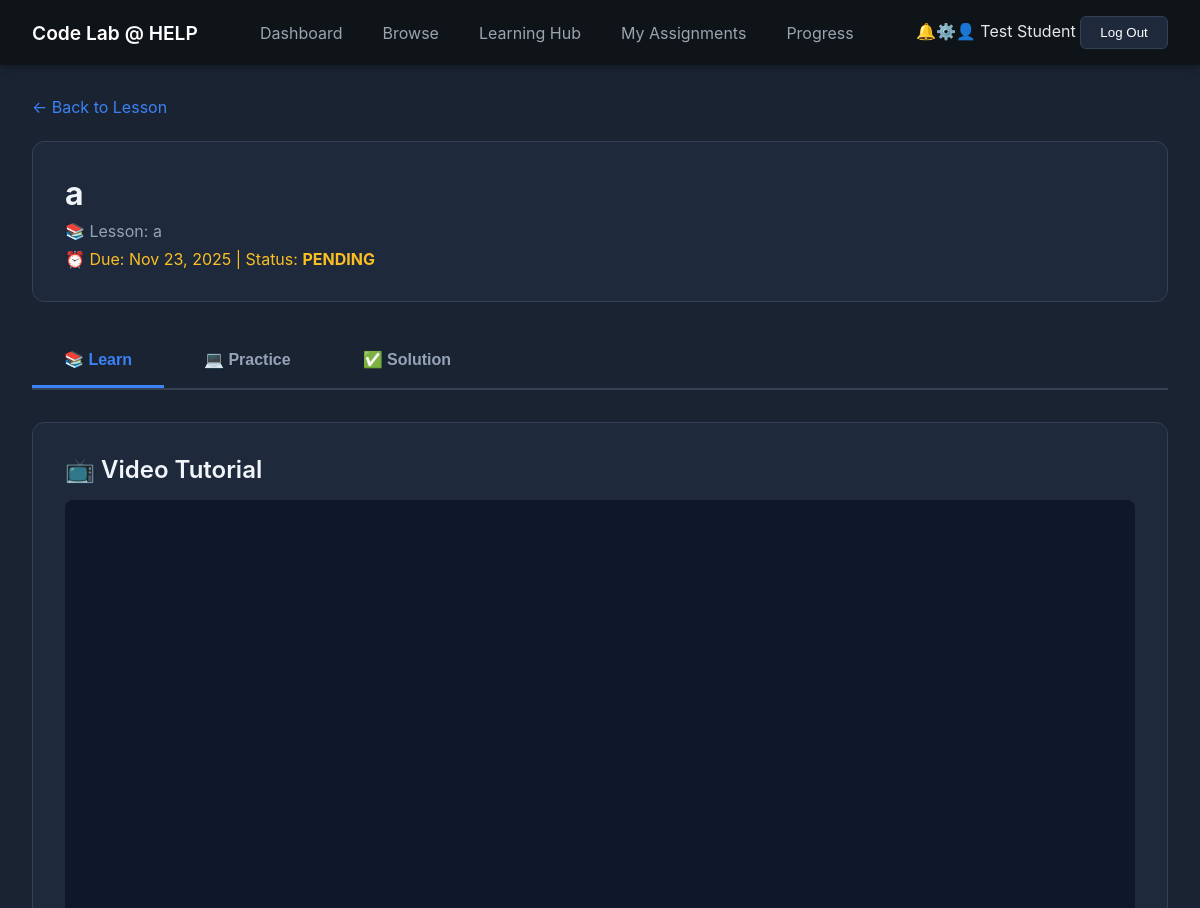
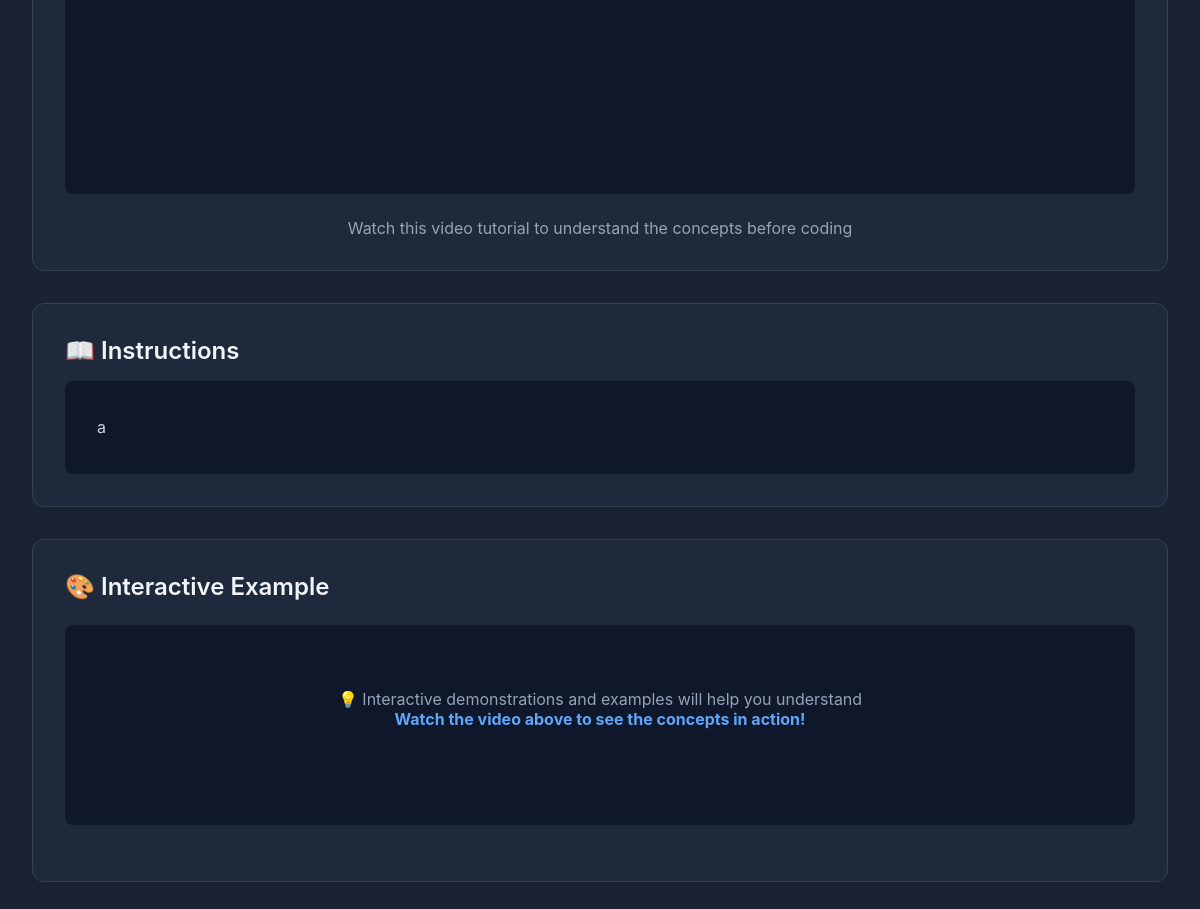
Screenshot of /PHP/student_exercise_practice.php?id=6 (signed in) with the database file from the repository (2 pictures, top to bottom).
### tables this page shows
CREATE TABLE `exercises` (
  `id` int(10) UNSIGNED NOT NULL,
  `lesson_id` int(10) UNSIGNED NOT NULL,
  `title` varchar(200) NOT NULL,
  `description` text DEFAULT NULL,
  `instructions` text NOT NULL,
  `starter_code` text DEFAULT NULL,
  `solution_code` text DEFAULT NULL,
  `test_cases` longtext DEFAULT NULL CHECK (json_valid(`test_cases`)),
  `hints` longtext DEFAULT NULL CHECK (json_valid(`hints`)),
  `points` int(11) DEFAULT 10,
  `difficulty` enum('easy','medium','hard') DEFAULT 'easy',
  `order_index` int(11) DEFAULT 0,
  `created_at` timestamp NOT NULL DEFAULT current_timestamp()
);

CREATE TABLE `lessons` (
  `id` int(10) UNSIGNED NOT NULL,
  `title` varchar(200) NOT NULL,
  `description` text DEFAULT NULL,
  `category` enum('frontend','backend','fullstack') NOT NULL,
  `difficulty` enum('beginner','intermediate','advanced') DEFAULT 'beginner',
  `content_type` enum('video','text','interactive') DEFAULT 'text',
  `duration_minutes` int(11) DEFAULT 0,
  `order_index` int(11) DEFAULT 0,
  `is_published` tinyint(1) DEFAULT 1,
  `created_by` int(10) UNSIGNED DEFAULT NULL,
  `created_at` timestamp NOT NULL DEFAULT current_timestamp(),
  `updated_at` timestamp NOT NULL DEFAULT current_timestamp() ON UPDATE current_timestamp()
);

CREATE TABLE `assignments` (
  `id` int(10) UNSIGNED NOT NULL,
  `exercise_id` int(10) UNSIGNED NOT NULL,
  `instructor_id` int(10) UNSIGNED NOT NULL,
  `student_id` int(10) UNSIGNED DEFAULT NULL,
  `title` varchar(200) NOT NULL,
  `description` text DEFAULT NULL,
  `due_date` datetime DEFAULT NULL,
  `status` enum('pending','submitted','graded') DEFAULT 'pending',
  `grade` int(11) DEFAULT NULL,
  `feedback` text DEFAULT NULL,
  `submitted_at` datetime DEFAULT NULL,
  `graded_at` datetime DEFAULT NULL,
  `updated_at` timestamp NOT NULL DEFAULT current_timestamp() ON UPDATE current_timestamp(),
  `created_at` timestamp NOT NULL DEFAULT current_timestamp()
);

### PHP/student_exercise_practice.php (the view, shortened to what this page needs)
<?php
include 'db_connect.php';
$student_name = $_SESSION['full_name'];
$student_id = $_SESSION['user_id'];
$exercise_id = isset($_GET['id']) ? intval($_GET['id']) : 0;
$exercise_query = $conn->prepare("
    SELECT e.*, l.title as lesson_title, l.category
    FROM exercises e
    INNER JOIN lessons l ON l.id = e.lesson_id
    WHERE e.id = ?
");
$exercise_query->bind_param("i", $exercise_id);
$exercise_query->execute();
$exercise_result = $exercise_query->get_result();
$exercise = $exercise_result->fetch_assoc();
$show_practice_tab = false;
$assignment_query = $conn->prepare("
    SELECT * FROM assignments
    WHERE exercise_id = ? AND student_id = ?
    LIMIT 1
");
$assignment_query->bind_param("ii", $exercise_id, $student_id);
$assignment_query->execute();
$assignment_result = $assignment_query->get_result();
$assignment = $assignment_result->num_rows > 0 ? $assignment_result->fetch_assoc() : null;
?>
<!DOCTYPE html>
<html lang="en">
<head>
</head>
<body>
  <nav class="navbar">
    <div class="logo">
      <a href="studentDashboard.php">Code Lab @ HELP</a>
    </div>
    <ul class="nav-links">
      <li><a href="studentDashboard.php">Dashboard</a></li>
      <li><a href="student_browse.php">Browse</a></li>
      <li><a href="learning_hub.php">Learning Hub</a></li>
      <li><a href="student_assignments.php">My Assignments</a></li>
      <li><a href="student_progress.php">Progress</a></li>
    </ul>
    <div class="nav-icons"><span class="icon">🔔</span><span class="icon">⚙️</span><span class="icon">👤</span>
  <span class="username"><?php echo htmlspecialchars($student_name);?></span>
  <button class="logout-btn" onclick="if(confirm('Log out?'))location.href='logout.php'">Log Out</button></div></nav>
  <div class="container">
    <a href="student_lesson_view.php?id=<?php echo $exercise['lesson_id']; ?>" class="back-btn">
      ← Back to Lesson
    </a>
    <div class="exercise-header">
      <h1><?php echo htmlspecialchars($exercise['title']); ?></h1>
      <p style="color: #94a3b8;">📚 Lesson: <?php echo htmlspecialchars($exercise['lesson_title']); ?></p>
      <?php if ($assignment): ?>
        <p style="color: #fbbf24; margin-top: 0.5rem;">
          ⏰ Due: <?php echo date('M d, Y', strtotime($assignment['due_date'])); ?>
          | Status: <strong><?php echo strtoupper($assignment['status']); ?></strong>
        </p>
      <?php endif; ?>
    </div>
    <div class="tabs">
      <button class="tab <?php echo !$show_practice_tab ? 'active' : ''; ?>" onclick="showTab('learn')">📚 Learn</button>
      <button class="tab <?php echo $show_practice_tab ? 'active' : ''; ?>" onclick="showTab('practice')">💻 Practice</button>
      <button class="tab" onclick="showTab('solution')">✅ Solution</button>
    </div>
    <div class="tab-content <?php echo !$show_practice_tab ? 'active' : ''; ?>" id="learn">
      <div class="content-section">
        <h2 class="section-title">📺 Video Tutorial</h2>
        <div class="video-container">
          <iframe src="https://www.youtube.com/embed/UB1O30fR-EE"
                  frameborder="0"
                  allow="accelerometer; autoplay; clipboard-write; encrypted-media; gyroscope; picture-in-picture"
                  allowfullscreen>
          </iframe>
        </div>
        <p style="color: #94a3b8; text-align: center;">
          Watch this video tutorial to understand the concepts before coding
        </p>
      </div>
      <div class="content-section">
        <h2 class="section-title">📖 Instructions</h2>
        <div class="teaching-content">
          <?php echo nl2br(htmlspecialchars($exercise['instructions'])); ?>
        </div>
      </div>
      <div class="content-section">
        <h2 class="section-title">🎨 Interactive Example</h2>
        <div class="animation-demo">
          <p style="color: #94a3b8; padding: 2rem;">
            💡 Interactive demonstrations and examples will help you understand<br>
            <strong style="color: #60a5fa;">Watch the video above to see the concepts in action!</strong>
          </p>
        </div>
      </div>
    </div>
  </div>
</body>
</html>

### PHP/student_exercise_practice.php (style rules this page uses)
* { box-sizing: border-box; margin: 0; padding: 0; }
body { font-family: -apple-system, BlinkMacSystemFont, 'Segoe UI', Roboto, sans-serif; background-color: #1a2332; color: #e4e7eb; }
.navbar { background-color: #0f1419; padding: 1rem 2rem; display: flex; justify-content: space-between; align-items: center; box-shadow: 0 2px 8px rgba(0,0,0,0.3); }
.logo a { color: white; text-decoration: none; font-weight: 600; font-size: 1.2rem; }
.nav-links { list-style: none; display: flex; gap: 0.5rem; }
.nav-links li a { color: #9ca3af; text-decoration: none; padding: 0.6rem 1rem; border-radius: 6px; }
.container { max-width: 1400px; margin: 0 auto; padding: 2rem; }
.back-btn { display: inline-flex; align-items: center; gap: 0.5rem; color: #3b82f6; text-decoration: none; margin-bottom: 1.5rem; }
.exercise-header { background-color: #1e293b; border-radius: 12px; padding: 2rem; margin-bottom: 2rem; border: 1px solid #334155; }
h1 { font-size: 2rem; color: #f1f5f9; margin-bottom: 0.5rem; }
.tabs { display: flex; gap: 0.5rem; margin-bottom: 2rem; border-bottom: 2px solid #334155; }
.tab { padding: 1rem 2rem; background: none; border: none; color: #94a3b8; cursor: pointer; font-size: 1rem; font-weight: 600; border-bottom: 3px solid transparent; transition: all 0.3s; }
.tab.active { color: #3b82f6; border-bottom-color: #3b82f6; }
.tab-content { display: none; }
.tab-content.active { display: block; }
.content-section { background-color: #1e293b; border-radius: 12px; padding: 2rem; margin-bottom: 2rem; border: 1px solid #334155; }
.section-title { font-size: 1.5rem; color: #f1f5f9; margin-bottom: 1rem; font-weight: 600; }
.video-container { position: relative; padding-bottom: 56.25%; height: 0; overflow: hidden; border-radius: 8px; margin-bottom: 1.5rem; background-color: #0f172a; }
.video-container iframe { position: absolute; top: 0; left: 0; width: 100%; height: 100%; }
.teaching-content { background-color: #0f172a; border-radius: 8px; padding: 2rem; line-height: 1.8; color: #cbd5e1; }
.animation-demo { background-color: #0f172a; border-radius: 8px; padding: 2rem; margin: 1.5rem 0; min-height: 200px; text-align: center; }
.logout-btn { background-color:#1e293b;color:white;border:1px solid #334155;padding:.5rem 1.2rem;cursor:pointer;border-radius:6px }

### rows the page displays
exercises: title "a", lesson.title "a", instructions "a"
assignments: due_date "Nov 23, 2025", status "PENDING"

### other values shown
$student_name "Test Student"
